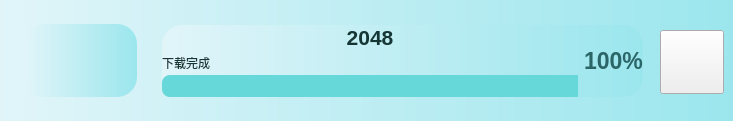
        <widget class="QWidget" name="widget_38" native="true">
         <property name="minimumSize">
          <size>
           <width>0</width>
           <height>121</height>
          </size>
         </property>
         <property name="maximumSize">
          <size>
           <width>16777215</width>
           <height>121</height>
          </size>
         </property>
         <property name="styleSheet">
          <string notr="true">.QWidget{
	background-color: qlineargradient(x1:0, y0:0, x2:1, y2:0,stop:0 rgb(225, 245, 249), stop:1 rgb(155, 230, 237));
	border-radius:20px;
	color: rgb(255, 255, 255);
}
</string>
         </property>
         <widget class="QWidget" name="widget_39" native="true">
          <property name="geometry">
           <rect>
            <x>24</x>
            <y>24</y>
            <width>113</width>
            <height>73</height>
           </rect>
          </property>
          <property name="styleSheet">
           <string notr="true"/>
          </property>
          <widget class="QLabel" name="label_24">
           <property name="geometry">
            <rect>
             <x>30</x>
             <y>5</y>
             <width>64</width>
             <height>64</height>
            </rect>
           </property>
           <property name="styleSheet">
            <string notr="true">border-image: url(:/youxi/images/2048.jpg);</string>
           </property>
           <property name="text">
            <string/>
           </property>
          </widget>
         </widget>
         <widget class="QPushButton" name="pushButton_game_2048">
          <property name="geometry">
           <rect>
            <x>660</x>
            <y>30</y>
            <width>64</width>
            <height>64</height>
           </rect>
          </property>
          <property name="styleSheet">
           <string notr="true">border-image: url(:/icons/icons/play_game.png);</string>
          </property>
          <property name="text">
           <string/>
          </property>
         </widget>
         <widget class="QWidget" name="layoutWidget_2">
          <property name="geometry">
           <rect>
            <x>162</x>
            <y>25</y>
            <width>481</width>
            <height>72</height>
           </rect>
          </property>
          <layout class="QHBoxLayout" name="horizontalLayout_2">
           <item>
            <layout class="QVBoxLayout" name="verticalLayout_3">
             <property name="spacing">
              <number>2</number>
             </property>
             <item>
              <widget class="QLabel" name="label_62">
               <property name="font">
                <font>
                 <pointsize>16</pointsize>
                 <weight>75</weight>
                 <bold>true</bold>
                </font>
               </property>
               <property name="styleSheet">
                <string notr="true">color: rgb(22, 54, 53);
text-align:centre;
</string>
               </property>
               <property name="text">
                <string>2048</string>
               </property>
               <property name="alignment">
                <set>Qt::AlignCenter</set>
               </property>
              </widget>
             </item>
             <item>
              <widget class="QLabel" name="label_63">
               <property name="font">
                <font>
                 <weight>50</weight>
                 <bold>false</bold>
                </font>
               </property>
               <property name="styleSheet">
                <string notr="true">color: rgb(22, 54, 53)</string>
               </property>
               <property name="text">
                <string>下载完成</string>
               </property>
              </widget>
             </item>
             <item>
              <widget class="QProgressBar" name="progressBar_18">
               <property name="styleSheet">
                <string notr="true">QProgressBar::chunk {
        border-top-left-radius:8px;
border-bottom-left-radius:8px;
	background-color: rgb(103, 216, 217)
}
QProgressBar{
border-radius:8px;
background-color: rgb(223, 223, 223);
}
</string>
               </property>
               <property name="value">
                <number>100</number>
               </property>
               <property name="textVisible">
                <bool>false</bool>
               </property>
              </widget>
             </item>
            </layout>
           </item>
           <item>
            <widget class="QLabel" name="label_64">
             <property name="font">
              <font>
               <pointsize>17</pointsize>
               <weight>75</weight>
               <bold>true</bold>
              </font>
             </property>
             <property name="styleSheet">
              <string notr="true">color: rgb(43, 101, 103);</string>
             </property>
             <property name="text">
              <string>100%</string>
             </property>
             <property name="alignment">
              <set>Qt::AlignLeading|Qt::AlignLeft|Qt::AlignVCenter</set>
             </property>
            </widget>
           </item>
          </layout>
         </widget>
        </widget>
